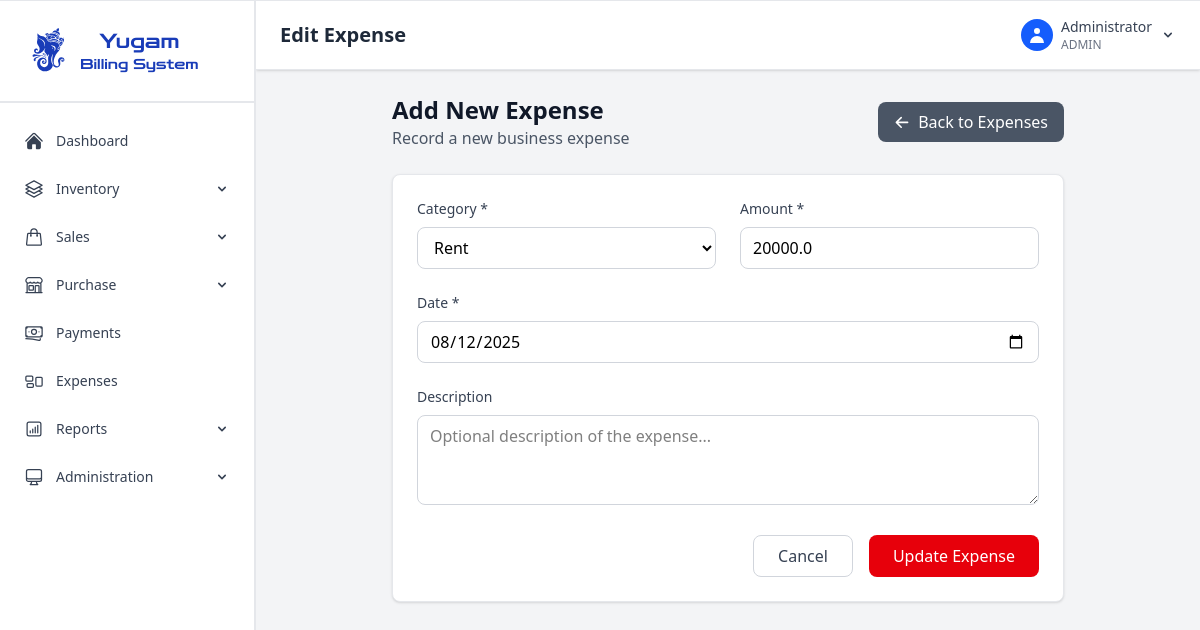
/expenses/edit/1 (signed in), run on the app's committed database.
### app.py (models this page shows, shortened)
class User(UserMixin, db.Model):
    id = db.Column(db.Integer, primary_key=True)
    mobile_number = db.Column(db.String(15), unique=True, nullable=False)
    password_hash = db.Column(db.String(120), nullable=False)
    role = db.Column(db.String(20), nullable=False)  # admin, employee, owner
    name = db.Column(db.String(100), nullable=False)
    created_at = db.Column(db.DateTime, default=datetime.utcnow)

class Expense(db.Model):
    id = db.Column(db.Integer, primary_key=True)
    category = db.Column(db.String(50), nullable=False)
    description = db.Column(db.String(200))
    amount = db.Column(db.Float, nullable=False)
    expense_date = db.Column(db.DateTime, default=datetime.utcnow)

### app.py (the view, shortened to what this page needs)
@app.route('/expenses/edit/<int:expense_id>', methods=['GET', 'POST'])
@login_required
def edit_expense(expense_id):
    expense = Expense.query.get_or_404(expense_id)
    return render_template('edit_expense.html', expense=expense)

### app.py (called while the page is built)
@login_manager.user_loader
def load_user(user_id):
    return User.query.get(int(user_id))

@app.context_processor
def inject_datetime():
    return {'datetime': datetime}

### templates/edit_expense.html (shortened to what this page needs)
{% extends "base.html" %}
{% block page_title %}Edit Expense{% endblock %}
{% block content %}
<div>
    <div class="max-w-2xl mx-auto">
        <div class="mb-6">
            <div class="flex justify-between items-center">
                <div>
                    <h1 class="text-2xl font-bold text-gray-900">Add New Expense</h1>
                    <p class="text-gray-600">Record a new business expense</p>
                </div>
                <a href="{{ url_for('expenses') }}"
                   class="bg-gray-600 text-white px-4 py-2 rounded-lg hover:bg-gray-700 transition-colors">
                    <svg class="w-4 h-4 inline mr-2" fill="currentColor" viewBox="0 2 20 20">
                        <path fill-rule="evenodd" d="M9.707 16.707a1 1 0 01-1.414 0l-6-6a1 1 0 010-1.414l6-6a1 1 0 011.414 1.414L5.414 9H17a1 1 0 110 2H5.414l4.293 4.293a1 1 0 010 1.414z" clip-rule="evenodd"/>
                    </svg>Back to Expenses
                </a>
            </div>
        </div>
        <div class="bg-white rounded-lg shadow-sm border border-gray-200 p-6">
            <form method="POST" class="space-y-6">
                <div class="grid grid-cols-1 md:grid-cols-2 gap-6">
                    <div>
                        <label class="block text-sm font-medium text-gray-700 mb-2">Category *</label>
                        <select name="category" required
                                class="w-full border outline-0 border-gray-300 rounded-lg px-3 py-2 focus:ring-2 focus:ring-blue-500 focus:border-blue-500">
                            <option {% if expense.category == 'rent' %}selected{% endif %} value="rent">Rent</option>
                        </select>
                    </div>
                    <div>
                        <label class="block text-sm font-medium text-gray-700 mb-2">Amount *</label>
                        <input type="number" name="amount" step="0.01" min="0" required value="{{expense.amount}}"
                               class="w-full border outline-none border-gray-300 rounded-lg px-3 py-2 focus:ring-2 focus:ring-blue-500 focus:border-blue-500"
                               placeholder="0.00">
                    </div>
                </div>
                <div>
                    <label class="block text-sm font-medium text-gray-700 mb-2">Date *</label>
                    <input type="date" name="expense_date" required
                           value="{{ expense.expense_date.strftime('%Y-%m-%d') }}"
                           class="w-full border border-gray-300 rounded-lg px-3 py-2 focus:ring-2 focus:ring-blue-500 focus:border-blue-500 outline-0">
                </div>
                <div>
                    <label class="block text-sm font-medium text-gray-700 mb-2">Description</label>
                    <textarea name="description" rows="3"
                              class="w-full border border-gray-300 rounded-lg px-3 py-2 focus:ring-2 focus:ring-blue-500 focus:border-blue-500 outline-0"
                              placeholder="Optional description of the expense...">{{expense.description}}</textarea>
                </div>
                <div class="flex justify-end space-x-4">
                    <a href="{{ url_for('expenses') }}"
                       class="px-6 py-2 border border-gray-300 rounded-lg text-gray-700 hover:bg-gray-50 transition-colors">
                        Cancel
                    </a>
                    <button type="submit"
                            class="px-6 py-2 bg-red-600 text-white rounded-lg hover:bg-red-700 transition-colors">
                            Update Expense
                    </button>
                </div>
            </form>
        </div>
    </div>
</div>
{% endblock %}

### templates/base.html (shortened to what this page needs)
<!DOCTYPE html>
<html lang="en">
<head>
    <link rel="stylesheet" href="{{url_for('static',filename='css/output.css')}}">
    <script src="https://cdn.jsdelivr.net/npm/@tailwindcss/browser@4"></script>
</head>
<body class="bg-gray-100 not-print:border-t-1 border-gray-200 shadow-sm overflow-hidden">
    {% if current_user.is_authenticated %}
    <div class="flex h-screen">
        <div class="w-64 fixed h-full overflow-y-auto border-r-2 border-gray-200 bg-white text-gray-700 pb-3">
            <div class="p-5 border-b-2 border-gray-200">
                <div class="flex items-center text-blue-800">
                    <div class="flex flex-col">
                        <h1 class="text-xl font-medium zen-dots-regular text-center">Yugam</h1>
                    <p class="text-sm zen-dots-regular">Billing System</p>
                    </div>
                </div>
            </div>
            <nav class="mt-4">
                <ul class="space-y-1">
                    <li class="p-1">
                        <a href="{{ url_for('dashboard') }}" class="flex items-center px-5 py-2 text-sm hover:ring-1 hover:ring-blue-500 hover:rounded-md ">
                            Dashboard
                        </a>
                    </li>
                    <li class="p-1">
                        <div class="group">
                            <button class="flex items-center justify-between w-full px-5 py-2 text-sm hover:ring-1 hover:ring-blue-500 hover:rounded-md ">
                                <div class="flex items-center">
                                    Inventory
                                </div>
                                <svg id="arrow" class="w-4 h-4" fill="currentColor" viewBox="0 0 20 20">
                                    <path fill-rule="evenodd" d="M5.293 7.293a1 1 0 011.414 0L10 10.586l3.293-3.293a1 1 0 111.414 1.414l-4 4a1 1 0 01-1.414 0l-4-4a1 1 0 010-1.414z" clip-rule="evenodd"/>
                                </svg>
                            </button>
                        </div>
                    </li>
                    <li class="p-1">
                        <div class="group">
                            <button class="flex items-center justify-between w-full px-5 py-2 text-sm hover:ring-1 hover:ring-blue-500 hover:rounded-md ">
                                <div class="flex items-center">
                                    Sales
                                </div>
                                <svg id="arrow" class="w-4 h-4" fill="currentColor" viewBox="0 0 20 20">
                                    <path fill-rule="evenodd" d="M5.293 7.293a1 1 0 011.414 0L10 10.586l3.293-3.293a1 1 0 111.414 1.414l-4 4a1 1 0 01-1.414 0l-4-4a1 1 0 010-1.414z" clip-rule="evenodd"/>
                                </svg>
                            </button>
                        </div>
                    </li>
                    <li class="p-1">
                        <div class="group">
                            <button class="flex items-center justify-between w-full px-5 py-2 text-sm hover:ring-1 hover:ring-blue-500 hover:rounded-md ">
                                <div class="flex items-center">
                                    Purchase
                                </div>
                                <svg id="arrow" class="w-4 h-4" fill="currentColor" viewBox="0 0 20 20">
                                    <path fill-rule="evenodd" d="M5.293 7.293a1 1 0 011.414 0L10 10.586l3.293-3.293a1 1 0 111.414 1.414l-4 4a1 1 0 01-1.414 0l-4-4a1 1 0 010-1.414z" clip-rule="evenodd"/>
                                </svg>
                            </button>
                        </div>
                    </li>
                    <li class="p-1">
                        <a href="{{ url_for('payments') }}" class="flex items-center px-5 py-2 text-sm hover:ring-1 hover:ring-blue-500 hover:rounded-md ">
                            Payments
                        </a>
                    </li>
                    <li class="p-1">
                        <a href="{{ url_for('expenses') }}" class="flex items-center px-5 py-2 text-sm hover:ring-1 hover:ring-blue-500 hover:rounded-md ">
                            Expenses
                        </a>
                    </li>
                    {% if current_user.role in ['admin', 'owner'] %}
                    <li class="p-1">
                        <div class="group">
                            <button class="flex items-center justify-between w-full px-5 py-2 text-sm hover:ring-1 hover:ring-blue-500 hover:rounded-md ">
                                <div class="flex items-center">
                                    Reports
                                </div>
                                <svg id="arrow" class="w-4 h-4" fill="currentColor" viewBox="0 0 20 20">
                                    <path fill-rule="evenodd" d="M5.293 7.293a1 1 0 011.414 0L10 10.586l3.293-3.293a1 1 0 111.414 1.414l-4 4a1 1 0 01-1.414 0l-4-4a1 1 0 010-1.414z" clip-rule="evenodd"/>
                                </svg>
                            </button>
                        </div>
                    </li>
                    {% endif %}
                    {% if current_user.role in ['admin', 'owner'] %}
                    <li class="p-1">
                        <div class="group">
                            <button class="flex items-center justify-between w-full px-5 py-2 text-sm hover:ring-1 hover:ring-blue-500 hover:rounded-md ">
                                <div class="flex items-center">
                                    Administration
                                </div>
                                <svg id="arrow" class="w-4 h-4" fill="currentColor" viewBox="0 0 20 20">
                                    <path fill-rule="evenodd" d="M5.293 7.293a1 1 0 011.414 0L10 10.586l3.293-3.293a1 1 0 111.414 1.414l-4 4a1 1 0 01-1.414 0l-4-4a1 1 0 010-1.414z" clip-rule="evenodd"/>
                                </svg>
                            </button>
                        </div>
                    </li>
                    {% endif %}
                </ul>
            </nav>
        </div>
        <div class="flex-1 ml-64 overflow-hidden mb-3">
            <header class="bg-white shadow-sm border-b border-gray-200 px-6 py-4">
                <div class="flex justify-between items-center">
                    <h2 class="text-xl font-semibold text-gray-800">
                        {% block page_title %}{% endblock %}
                    </h2>
                    <div class="flex items-center space-x-4">
                        <div class="relative group">
                            <button class="flex items-center space-x-2 text-gray-700 hover:text-gray-900 focus:outline-none">
                                <div class="w-8 h-8 bg-blue-600 rounded-full flex items-center justify-center">
                                    <svg class="w-5 h-5 text-white" fill="currentColor" viewBox="0 0 20 20">
                                        <path fill-rule="evenodd" d="M10 9a3 3 0 100-6 3 3 0 000 6zm-7 9a7 7 0 1114 0H3z" clip-rule="evenodd"/>
                                    </svg>
                                </div>
                                <div class="text-left">
                                    <p class="text-sm font-medium">{{ current_user.name }}</p>
                                    <p class="text-xs text-gray-500">{{ current_user.role.upper() }}</p>
                                </div>
                                <svg class="w-4 h-4 transition-transform duration-200" fill="currentColor" viewBox="0 0 20 20" id="arrow">
                                    <path fill-rule="evenodd" d="M5.293 7.293a1 1 0 011.414 0L10 10.586l3.293-3.293a1 1 0 111.414 1.414l-4 4a1 1 0 01-1.414 0l-4-4a1 1 0 010-1.414z" clip-rule="evenodd"/>
                                </svg>
                            </button>
                        </div>
                    </div>
                </div>
            </header>
            <main class="overflow-y-auto h-full" style="padding-bottom: 60px;">
                <div class="p-6">
                    {% block content %}{% endblock %}
                </div>
            </main>
        </div>
    </div>
    {% endif %}
</body>
</html>

### data on the page
User: name "Administrator", role "ADMIN"
Expense: category "Rent", amount "20000.0", expense_date "08/12/2025"
